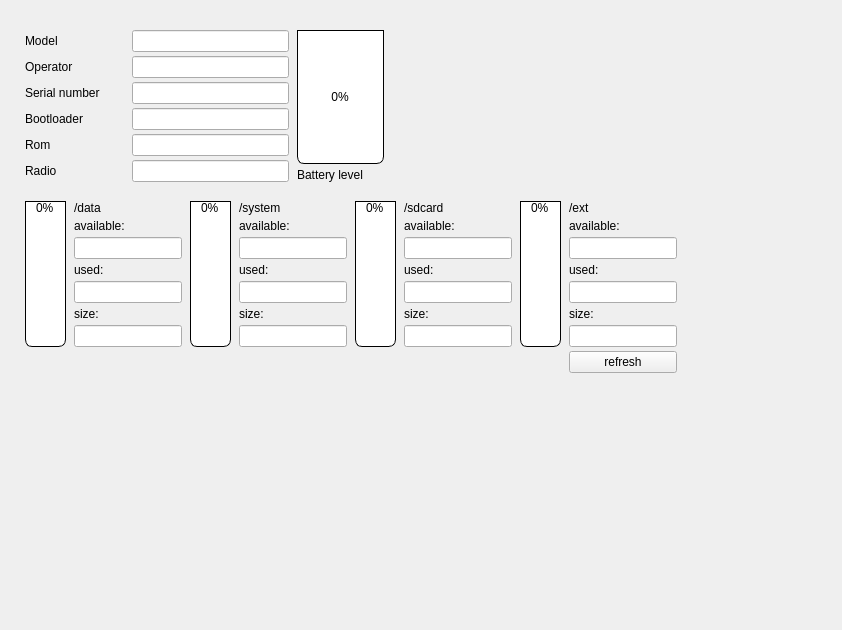
<?xml version="1.0" encoding="UTF-8"?>
<ui version="4.0">
 <class>PhoneInfoWidget</class>
 <widget class="QWidget" name="PhoneInfoWidget">
  <property name="geometry">
   <rect>
    <x>0</x>
    <y>0</y>
    <width>842</width>
    <height>630</height>
   </rect>
  </property>
  <property name="windowTitle">
   <string notr="true">Form</string>
  </property>
  <widget class="QWidget" name="layoutWidget">
   <property name="geometry">
    <rect>
     <x>20</x>
     <y>20</y>
     <width>749</width>
     <height>507</height>
    </rect>
   </property>
   <layout class="QGridLayout" name="layoutPhoneInfo">
    <property name="sizeConstraint">
     <enum>QLayout::SetDefaultConstraint</enum>
    </property>
    <property name="leftMargin">
     <number>5</number>
    </property>
    <property name="topMargin">
     <number>5</number>
    </property>
    <property name="rightMargin">
     <number>5</number>
    </property>
    <property name="bottomMargin">
     <number>10</number>
    </property>
    <property name="horizontalSpacing">
     <number>8</number>
    </property>
    <property name="verticalSpacing">
     <number>4</number>
    </property>
    <item row="2" column="0" colspan="2">
     <widget class="QLabel" name="labelModel">
      <property name="text">
       <string>Model</string>
      </property>
     </widget>
    </item>
    <item row="2" column="2" colspan="3">
     <widget class="QLineEdit" name="lineEditModel">
      <property name="text">
       <string notr="true"/>
      </property>
      <property name="readOnly">
       <bool>true</bool>
      </property>
     </widget>
    </item>
    <item row="3" column="0" colspan="2">
     <widget class="QLabel" name="labelOperator">
      <property name="text">
       <string>Operator</string>
      </property>
     </widget>
    </item>
    <item row="3" column="2" colspan="3">
     <widget class="QLineEdit" name="lineEditOperator">
      <property name="text">
       <string notr="true"/>
      </property>
      <property name="readOnly">
       <bool>true</bool>
      </property>
     </widget>
    </item>
    <item row="4" column="0" colspan="2">
     <widget class="QLabel" name="labelSerialNumber">
      <property name="text">
       <string>Serial number</string>
      </property>
     </widget>
    </item>
    <item row="4" column="2" colspan="3">
     <widget class="QLineEdit" name="lineEditSerialNumber">
      <property name="text">
       <string notr="true"/>
      </property>
      <property name="readOnly">
       <bool>true</bool>
      </property>
     </widget>
    </item>
    <item row="5" column="0" colspan="2">
     <widget class="QLabel" name="labelBootloader">
      <property name="text">
       <string>Bootloader</string>
      </property>
     </widget>
    </item>
    <item row="5" column="2" colspan="3">
     <widget class="QLineEdit" name="lineEditBootloader">
      <property name="text">
       <string notr="true"/>
      </property>
      <property name="readOnly">
       <bool>true</bool>
      </property>
     </widget>
    </item>
    <item row="6" column="0" colspan="2">
     <widget class="QLabel" name="labelRom">
      <property name="text">
       <string>Rom</string>
      </property>
     </widget>
    </item>
    <item row="6" column="2" colspan="3">
     <widget class="QLineEdit" name="lineEditRom">
      <property name="text">
       <string notr="true"/>
      </property>
      <property name="readOnly">
       <bool>true</bool>
      </property>
     </widget>
    </item>
    <item row="7" column="0" rowspan="2" colspan="2">
     <widget class="QLabel" name="labelRadio">
      <property name="sizePolicy">
       <sizepolicy hsizetype="Preferred" vsizetype="Preferred">
        <horstretch>0</horstretch>
        <verstretch>0</verstretch>
       </sizepolicy>
      </property>
      <property name="frameShape">
       <enum>QFrame::NoFrame</enum>
      </property>
      <property name="text">
       <string>Radio</string>
      </property>
     </widget>
    </item>
    <item row="7" column="2" rowspan="2" colspan="3">
     <widget class="QLineEdit" name="lineEditRadio">
      <property name="text">
       <string notr="true"/>
      </property>
      <property name="readOnly">
       <bool>true</bool>
      </property>
     </widget>
    </item>
    <item row="8" column="5" colspan="2">
     <widget class="QLabel" name="labelBatteryLevel">
      <property name="text">
       <string>Battery level</string>
      </property>
      <property name="textFormat">
       <enum>Qt::AutoText</enum>
      </property>
     </widget>
    </item>
    <item row="10" column="0" rowspan="7">
     <widget class="QProgressBar" name="progressBarData">
      <property name="minimumSize">
       <size>
        <width>41</width>
        <height>0</height>
       </size>
      </property>
      <property name="styleSheet">
       <string notr="true">QProgressBar {
border: 1px solid black;
text-align: top;
padding: 1px;
border-bottom-right-radius: 7px;
border-bottom-left-radius: 7px;
background: QLinearGradient( x1: 0, y1: 0, x2: 1, y2: 0,
stop: 0 #fff,
stop: 0.4999 #eee,
stop: 0.5 #ddd,
stop: 1 #eee );
width: 18px;
}
QProgressBar::chunk {
background: QLinearGradient( x1: 0, y1: 0, x2: 1, y2: 0,
stop: 0 #78d,
stop: 0.4999 #46a,
stop: 0.5 #45a,
stop: 1 #238 );
border-bottom-right-radius: 7px;
border-bottom-left-radius: 7px;
border: 1px solid black;
}</string>
      </property>
      <property name="value">
       <number>0</number>
      </property>
      <property name="orientation">
       <enum>Qt::Vertical</enum>
      </property>
      <property name="format">
       <string notr="true">%p%</string>
      </property>
     </widget>
    </item>
    <item row="10" column="1" colspan="2">
     <widget class="QLabel" name="label">
      <property name="text">
       <string notr="true">/data</string>
      </property>
     </widget>
    </item>
    <item row="10" column="3" rowspan="7">
     <widget class="QProgressBar" name="progressBarSystem">
      <property name="minimumSize">
       <size>
        <width>41</width>
        <height>0</height>
       </size>
      </property>
      <property name="styleSheet">
       <string notr="true">QProgressBar {
border: 1px solid black;
text-align: top;
padding: 1px;
border-bottom-right-radius: 7px;
border-bottom-left-radius: 7px;
background: QLinearGradient( x1: 0, y1: 0, x2: 1, y2: 0,
stop: 0 #fff,
stop: 0.4999 #eee,
stop: 0.5 #ddd,
stop: 1 #eee );
width: 18px;
}
QProgressBar::chunk {
background: QLinearGradient( x1: 0, y1: 0, x2: 1, y2: 0,
stop: 0 #78d,
stop: 0.4999 #46a,
stop: 0.5 #45a,
stop: 1 #238 );
border-bottom-right-radius: 7px;
border-bottom-left-radius: 7px;
border: 1px solid black;
}</string>
      </property>
      <property name="value">
       <number>0</number>
      </property>
      <property name="orientation">
       <enum>Qt::Vertical</enum>
      </property>
      <property name="format">
       <string notr="true">%p%</string>
      </property>
     </widget>
    </item>
    <item row="10" column="4" colspan="2">
     <widget class="QLabel" name="label_16">
      <property name="text">
       <string notr="true">/system</string>
      </property>
     </widget>
    </item>
    <item row="10" column="6" rowspan="7">
     <widget class="QProgressBar" name="progressBarSdcard">
      <property name="minimumSize">
       <size>
        <width>41</width>
        <height>0</height>
       </size>
      </property>
      <property name="styleSheet">
       <string notr="true">QProgressBar {
border: 1px solid black;
text-align: top;
padding: 1px;
border-bottom-right-radius: 7px;
border-bottom-left-radius: 7px;
background: QLinearGradient( x1: 0, y1: 0, x2: 1, y2: 0,
stop: 0 #fff,
stop: 0.4999 #eee,
stop: 0.5 #ddd,
stop: 1 #eee );
width: 18px;
}
QProgressBar::chunk {
background: QLinearGradient( x1: 0, y1: 0, x2: 1, y2: 0,
stop: 0 #78d,
stop: 0.4999 #46a,
stop: 0.5 #45a,
stop: 1 #238 );
border-bottom-right-radius: 7px;
border-bottom-left-radius: 7px;
border: 1px solid black;
}</string>
      </property>
      <property name="value">
       <number>0</number>
      </property>
      <property name="orientation">
       <enum>Qt::Vertical</enum>
      </property>
      <property name="format">
       <string notr="true">%p%</string>
      </property>
     </widget>
    </item>
    <item row="10" column="7">
     <widget class="QLabel" name="label_17">
      <property name="text">
       <string notr="true">/sdcard</string>
      </property>
     </widget>
    </item>
    <item row="10" column="8" rowspan="7">
     <widget class="QProgressBar" name="progressBarExt">
      <property name="minimumSize">
       <size>
        <width>41</width>
        <height>0</height>
       </size>
      </property>
      <property name="styleSheet">
       <string notr="true">QProgressBar {
border: 1px solid black;
text-align: top;
padding: 1px;
border-bottom-right-radius: 7px;
border-bottom-left-radius: 7px;
background: QLinearGradient( x1: 0, y1: 0, x2: 1, y2: 0,
stop: 0 #fff,
stop: 0.4999 #eee,
stop: 0.5 #ddd,
stop: 1 #eee );
width: 18px;
}
QProgressBar::chunk {
background: QLinearGradient( x1: 0, y1: 0, x2: 1, y2: 0,
stop: 0 #78d,
stop: 0.4999 #46a,
stop: 0.5 #45a,
stop: 1 #238 );
border-bottom-right-radius: 7px;
border-bottom-left-radius: 7px;
border: 1px solid black;
}</string>
      </property>
      <property name="value">
       <number>0</number>
      </property>
      <property name="orientation">
       <enum>Qt::Vertical</enum>
      </property>
      <property name="format">
       <string notr="true">%p%</string>
      </property>
     </widget>
    </item>
    <item row="10" column="9">
     <widget class="QLabel" name="labelExt">
      <property name="text">
       <string notr="true">/ext</string>
      </property>
     </widget>
    </item>
    <item row="11" column="1" colspan="2">
     <widget class="QLabel" name="labelDataAvailable">
      <property name="text">
       <string>available:</string>
      </property>
     </widget>
    </item>
    <item row="11" column="4" colspan="2">
     <widget class="QLabel" name="labelSystemAvailable">
      <property name="text">
       <string>available:</string>
      </property>
     </widget>
    </item>
    <item row="11" column="7">
     <widget class="QLabel" name="labelSdcardAvailable">
      <property name="text">
       <string>available:</string>
      </property>
     </widget>
    </item>
    <item row="11" column="9">
     <widget class="QLabel" name="labelExtAvailable">
      <property name="text">
       <string>available:</string>
      </property>
     </widget>
    </item>
    <item row="12" column="1" colspan="2">
     <widget class="QLineEdit" name="lineEditDataAvailable">
      <property name="text">
       <string notr="true"/>
      </property>
      <property name="readOnly">
       <bool>true</bool>
      </property>
     </widget>
    </item>
    <item row="12" column="4" colspan="2">
     <widget class="QLineEdit" name="lineEditSystemAvailable">
      <property name="text">
       <string notr="true"/>
      </property>
      <property name="readOnly">
       <bool>true</bool>
      </property>
     </widget>
    </item>
    <item row="12" column="7">
     <widget class="QLineEdit" name="lineEditSdcardAvailable">
      <property name="text">
       <string notr="true"/>
      </property>
      <property name="readOnly">
       <bool>true</bool>
      </property>
     </widget>
    </item>
    <item row="12" column="9">
     <widget class="QLineEdit" name="lineEditExtAvailable">
      <property name="text">
       <string notr="true"/>
      </property>
      <property name="readOnly">
       <bool>true</bool>
      </property>
     </widget>
    </item>
    <item row="13" column="1" colspan="2">
     <widget class="QLabel" name="labelDataUsed">
      <property name="text">
       <string>used:</string>
      </property>
     </widget>
    </item>
    <item row="13" column="4" colspan="2">
     <widget class="QLabel" name="labelSystemUsed">
      <property name="text">
       <string>used:</string>
      </property>
     </widget>
    </item>
    <item row="13" column="7">
     <widget class="QLabel" name="labelSdcardUsed">
      <property name="text">
       <string>used:</string>
      </property>
     </widget>
    </item>
    <item row="13" column="9">
     <widget class="QLabel" name="labelExtUsed">
      <property name="text">
       <string>used:</string>
      </property>
     </widget>
    </item>
    <item row="14" column="1" colspan="2">
     <widget class="QLineEdit" name="lineEditDataUsed">
      <property name="text">
       <string notr="true"/>
      </property>
      <property name="readOnly">
       <bool>true</bool>
      </property>
     </widget>
    </item>
    <item row="14" column="4" colspan="2">
     <widget class="QLineEdit" name="lineEditSystemUsed">
      <property name="text">
       <string notr="true"/>
      </property>
      <property name="readOnly">
       <bool>true</bool>
      </property>
     </widget>
    </item>
    <item row="14" column="7">
     <widget class="QLineEdit" name="lineEditSdcardUsed">
      <property name="text">
       <string notr="true"/>
      </property>
      <property name="readOnly">
       <bool>true</bool>
      </property>
     </widget>
    </item>
    <item row="14" column="9">
     <widget class="QLineEdit" name="lineEditExtUsed">
      <property name="text">
       <string notr="true"/>
      </property>
      <property name="readOnly">
       <bool>true</bool>
      </property>
     </widget>
    </item>
    <item row="15" column="1" colspan="2">
     <widget class="QLabel" name="labelDataSize">
      <property name="text">
       <string>size:</string>
      </property>
     </widget>
    </item>
    <item row="15" column="4" colspan="2">
     <widget class="QLabel" name="labelSystemSize">
      <property name="text">
       <string>size:</string>
      </property>
     </widget>
    </item>
    <item row="15" column="7">
     <widget class="QLabel" name="labelSdcardSize">
      <property name="text">
       <string>size:</string>
      </property>
     </widget>
    </item>
    <item row="15" column="9">
     <widget class="QLabel" name="labelExtSize">
      <property name="text">
       <string>size:</string>
      </property>
     </widget>
    </item>
    <item row="16" column="4" colspan="2">
     <widget class="QLineEdit" name="lineEditSystemSize">
      <property name="text">
       <string notr="true"/>
      </property>
      <property name="readOnly">
       <bool>true</bool>
      </property>
     </widget>
    </item>
    <item row="16" column="7">
     <widget class="QLineEdit" name="lineEditSdcardSize">
      <property name="text">
       <string notr="true"/>
      </property>
      <property name="readOnly">
       <bool>true</bool>
      </property>
     </widget>
    </item>
    <item row="16" column="9">
     <widget class="QLineEdit" name="lineEditExtSize">
      <property name="text">
       <string notr="true"/>
      </property>
      <property name="readOnly">
       <bool>true</bool>
      </property>
     </widget>
    </item>
    <item row="2" column="5" rowspan="6" colspan="2">
     <widget class="QProgressBar" name="progressBarBatteryLevel">
      <property name="minimumSize">
       <size>
        <width>87</width>
        <height>0</height>
       </size>
      </property>
      <property name="layoutDirection">
       <enum>Qt::LeftToRight</enum>
      </property>
      <property name="styleSheet">
       <string notr="true">QProgressBar {
border: 1px solid black;
text-align: center;
padding: 1px;
border-bottom-right-radius: 7px;
border-bottom-left-radius: 7px;
background: QLinearGradient( x1: 0, y1: 0, x2: 1, y2: 0,
stop: 0 #fff,
stop: 0.4999 #eee,
stop: 0.5 #ddd,
stop: 1 #eee );
width: 18px;
}
QProgressBar::chunk {
background: QLinearGradient( x1: 0, y1: 0, x2: 1, y2: 0,
stop: 0 #78d,
stop: 0.4999 #46a,
stop: 0.5 #45a,
stop: 1 #238 );
border-bottom-right-radius: 7px;
border-bottom-left-radius: 7px;
border: 1px solid black;
}</string>
      </property>
      <property name="value">
       <number>0</number>
      </property>
      <property name="alignment">
       <set>Qt::AlignCenter</set>
      </property>
      <property name="orientation">
       <enum>Qt::Vertical</enum>
      </property>
      <property name="invertedAppearance">
       <bool>false</bool>
      </property>
      <property name="format">
       <string notr="true">%p%</string>
      </property>
     </widget>
    </item>
    <item row="16" column="1" colspan="2">
     <widget class="QLineEdit" name="lineEditDataSize">
      <property name="text">
       <string notr="true"/>
      </property>
      <property name="readOnly">
       <bool>true</bool>
      </property>
     </widget>
    </item>
    <item row="19" column="1">
     <spacer name="verticalSpacer_90">
      <property name="orientation">
       <enum>Qt::Vertical</enum>
      </property>
      <property name="sizeHint" stdset="0">
       <size>
        <width>20</width>
        <height>40</height>
       </size>
      </property>
     </spacer>
    </item>
    <item row="14" column="10">
     <spacer name="horizontalSpacer_65">
      <property name="orientation">
       <enum>Qt::Horizontal</enum>
      </property>
      <property name="sizeHint" stdset="0">
       <size>
        <width>40</width>
        <height>20</height>
       </size>
      </property>
     </spacer>
    </item>
    <item row="9" column="0" colspan="10">
     <spacer name="verticalSpacer_10">
      <property name="orientation">
       <enum>Qt::Vertical</enum>
      </property>
      <property name="sizeType">
       <enum>QSizePolicy::Fixed</enum>
      </property>
      <property name="sizeHint" stdset="0">
       <size>
        <width>20</width>
        <height>15</height>
       </size>
      </property>
     </spacer>
    </item>
    <item row="0" column="5">
     <spacer name="verticalSpacer_50">
      <property name="orientation">
       <enum>Qt::Vertical</enum>
      </property>
      <property name="sizeType">
       <enum>QSizePolicy::Fixed</enum>
      </property>
      <property name="sizeHint" stdset="0">
       <size>
        <width>20</width>
        <height>5</height>
       </size>
      </property>
     </spacer>
    </item>
    <item row="17" column="9">
     <widget class="QPushButton" name="pushButton">
      <property name="text">
       <string>refresh</string>
      </property>
      <property name="icon">
       <iconset resource="../zasoby.qrc">
        <normaloff>:/icons/refresh.png</normaloff>:/icons/refresh.png</iconset>
      </property>
     </widget>
    </item>
   </layout>
  </widget>
 </widget>
 <resources>
  <include location="../zasoby.qrc"/>
 </resources>
 <connections/>
</ui>
